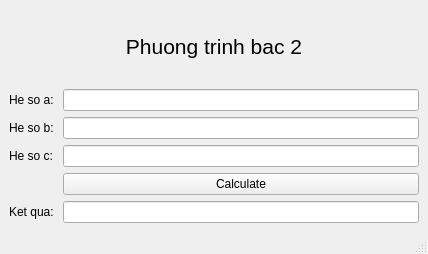
<?xml version="1.0" encoding="UTF-8"?>
<ui version="4.0">
 <class>MainWindow</class>
 <widget class="QMainWindow" name="MainWindow">
  <property name="geometry">
   <rect>
    <x>0</x>
    <y>0</y>
    <width>428</width>
    <height>254</height>
   </rect>
  </property>
  <property name="windowTitle">
   <string>MainWindow</string>
  </property>
  <widget class="QWidget" name="centralwidget">
   <layout class="QVBoxLayout" name="verticalLayout_2">
    <item>
     <layout class="QVBoxLayout" name="verticalLayout">
      <item>
       <widget class="QLabel" name="label">
        <property name="font">
         <font>
          <pointsize>16</pointsize>
         </font>
        </property>
        <property name="text">
         <string>Phuong trinh bac 2</string>
        </property>
        <property name="alignment">
         <set>Qt::AlignCenter</set>
        </property>
       </widget>
      </item>
      <item>
       <layout class="QFormLayout" name="formLayout_2">
        <item row="0" column="0">
         <widget class="QLabel" name="heSoALabel">
          <property name="text">
           <string>He so a: </string>
          </property>
         </widget>
        </item>
        <item row="0" column="1">
         <widget class="QLineEdit" name="heSoALineEdit"/>
        </item>
        <item row="1" column="0">
         <widget class="QLabel" name="heSoBLabel">
          <property name="text">
           <string>He so b:</string>
          </property>
         </widget>
        </item>
        <item row="1" column="1">
         <widget class="QLineEdit" name="heSoBLineEdit"/>
        </item>
        <item row="2" column="0">
         <widget class="QLabel" name="heSoCLabel">
          <property name="text">
           <string>He so c:</string>
          </property>
         </widget>
        </item>
        <item row="2" column="1">
         <widget class="QLineEdit" name="heSoCLineEdit"/>
        </item>
        <item row="4" column="0">
         <widget class="QLabel" name="ketQuaLabel">
          <property name="text">
           <string>Ket qua:</string>
          </property>
         </widget>
        </item>
        <item row="4" column="1">
         <widget class="QLineEdit" name="ketQuaLineEdit"/>
        </item>
        <item row="3" column="1">
         <widget class="QPushButton" name="pushButton">
          <property name="text">
           <string>Calculate</string>
          </property>
         </widget>
        </item>
       </layout>
      </item>
     </layout>
    </item>
   </layout>
  </widget>
  <widget class="QMenuBar" name="menubar">
   <property name="geometry">
    <rect>
     <x>0</x>
     <y>0</y>
     <width>428</width>
     <height>29</height>
    </rect>
   </property>
  </widget>
  <widget class="QStatusBar" name="statusbar"/>
 </widget>
 <resources/>
 <connections/>
</ui>
